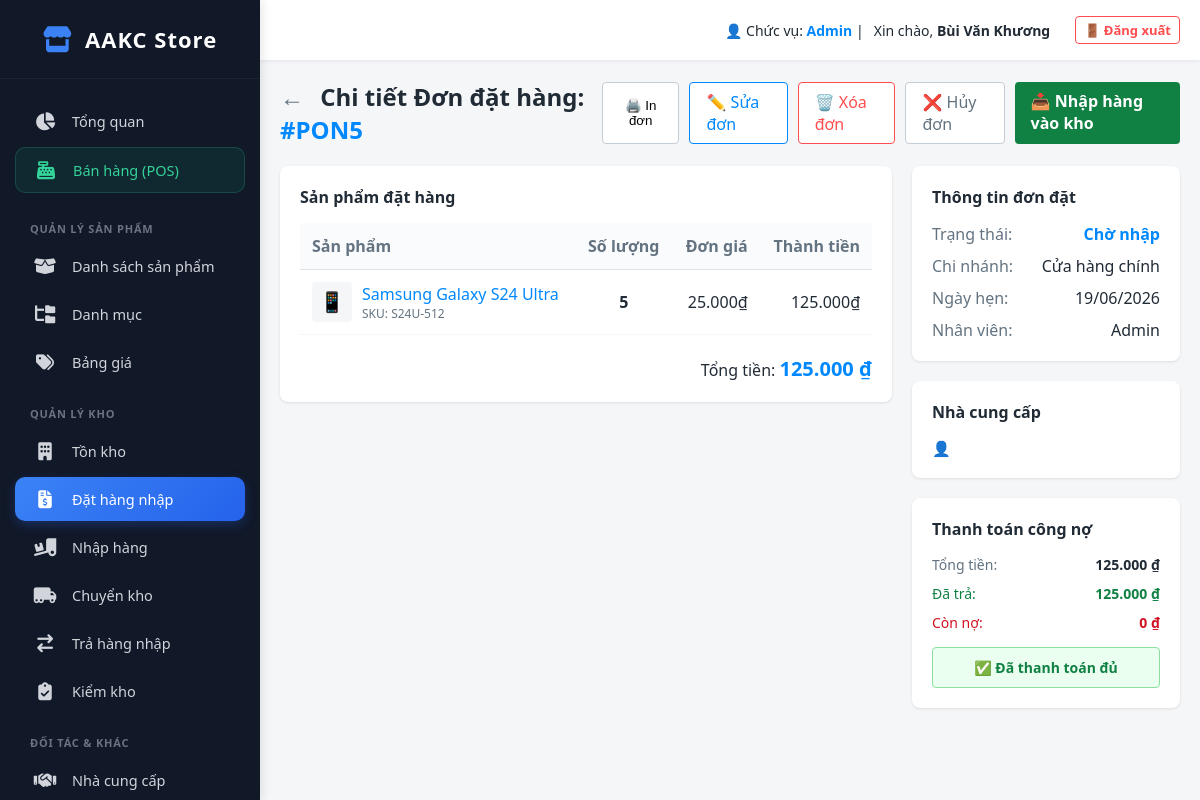
Before: /index.php?action=view_purchase&id=5 (signed in) with the older database file.
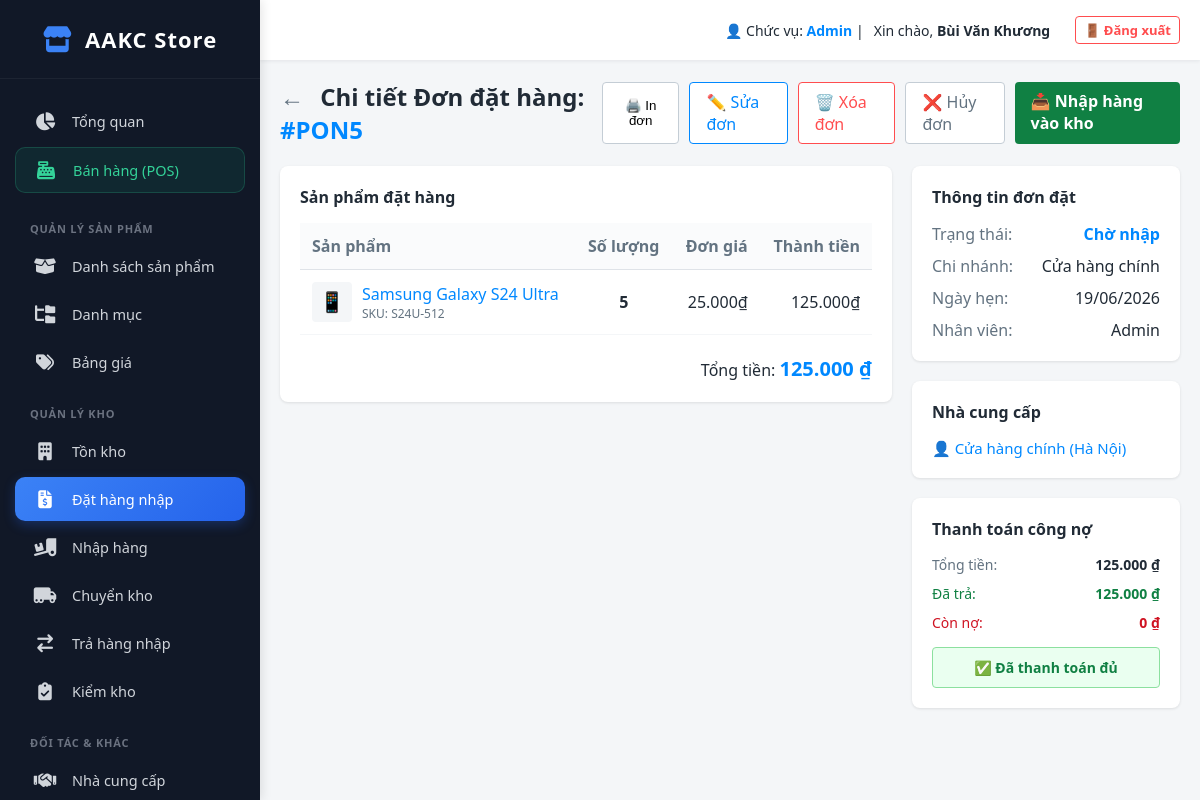
After: the same page with the newer database file.
### tables this page shows
CREATE TABLE `purchase_order_details` (
  `id` int(11) NOT NULL,
  `order_id` int(11) DEFAULT NULL,
  `product_id` int(11) DEFAULT NULL,
  `quantity` int(11) DEFAULT NULL,
  `unit_price` decimal(15,2) DEFAULT NULL
);

CREATE TABLE `products` (
  `id` int(11) NOT NULL,
  `parent_id` int(11) DEFAULT NULL,
  `product_type` varchar(20) DEFAULT 'Thường',
  `conversion_qty` int(11) DEFAULT 1,
  `product_name` varchar(255) NOT NULL,
  `brand` varchar(100) DEFAULT NULL,
  `base_price` decimal(15,2) DEFAULT NULL,
  `created_at` timestamp NOT NULL DEFAULT current_timestamp(),
  `sku` varchar(50) DEFAULT NULL,
  `barcode` varchar(50) DEFAULT NULL,
  `unit` varchar(20) DEFAULT NULL,
  `stock` int(11) DEFAULT 0,
  `available` int(11) DEFAULT 0,
  `trading` int(11) DEFAULT 0,
  `incoming` int(11) DEFAULT 0,
  `description` text DEFAULT NULL,
  `image` varchar(255) DEFAULT NULL,
  `compare_price` int(11) DEFAULT NULL,
  `cost_price` int(11) DEFAULT NULL,
  `apply_tax` tinyint(1) DEFAULT 0,
  `category` varchar(100) DEFAULT NULL,
  `tags` varchar(255) DEFAULT NULL,
  `dang_ve_kho` int(11) DEFAULT 0
);

CREATE TABLE `purchase_orders` (
  `id` int(11) NOT NULL,
  `supplier_name` varchar(255) DEFAULT NULL,
  `branch` varchar(255) DEFAULT NULL,
  `employee` varchar(255) DEFAULT NULL,
  `expected_date` date DEFAULT NULL,
  `reference` varchar(255) DEFAULT NULL,
  `status` varchar(50) DEFAULT NULL,
  `total_amount` decimal(15,2) DEFAULT NULL,
  `created_at` datetime DEFAULT NULL,
  `paid_amount` decimal(15,2) DEFAULT 0.00,
  `payment_status` varchar(50) DEFAULT 'Chưa thanh toán'
);

### app/controllers/PurchaseOrderController.php (called while the page is built, shortened)
<?php
require_once __DIR__ . '/../models/PurchaseOrderModel.php';
class PurchaseOrderController
{
    public function detail()
    {
        $id = $_GET['id'] ?? 0;
        $db = (new Database())->getConnection();
        $poModel = new PurchaseOrderModel($db);
        $order = $poModel->getOrderById($id);
        $details = $poModel->getOrderDetails($id);
        require_once __DIR__ . '/../views/purchase_order/detail.php';
    }
}

### public/index.php (called while the page is built, shortened)
<?php
$app = new App();

### app/models/PurchaseOrderModel.php (called while the page is built, shortened)
<?php
class PurchaseOrderModel
{
    private $conn;
    public function __construct($db)
    {
        $this->conn = $db;
    }
    public function getOrderById($id)
    {
        $stmt = $this->conn->prepare("SELECT * FROM purchase_orders WHERE id = ?");
        $stmt->execute([$id]);
        return $stmt->fetch(PDO::FETCH_ASSOC);
    }
    public function getOrderDetails($order_id)
    {
        $stmt = $this->conn->prepare("
            SELECT d.*, p.product_name, p.sku, p.image
            FROM purchase_order_details d
            JOIN products p ON d.product_id = p.id
            WHERE d.order_id = ?
        ");
        $stmt->execute([$order_id]);
        return $stmt->fetchAll(PDO::FETCH_ASSOC);
    }
}

### app/views/purchase_order/detail.php (the view, shortened to what the changed rows need)
<?php require_once __DIR__ . '/../layout/header.php'; ?>
<div style="display: flex; justify-content: space-between; align-items: center; margin-bottom: 20px;">
    <h2>
        <a href="index.php?action=purchase_list" style="text-decoration:none; color:#637381; margin-right: 10px;">←</a>
        Chi tiết Đơn đặt hàng: <span style="color: #0088ff;">#PON<?php echo $order['id']; ?></span>
    </h2>
    <div style="display: flex; gap: 10px;">
        <button style="background: #fff; border: 1px solid #c4cdd5; padding: 8px 16px; border-radius: 4px; cursor: pointer;">🖨️ In đơn</button>
        <?php if (in_array($order['status'], ['Đơn nháp', 'Chờ nhập'])): ?>
            <a href="index.php?action=edit_purchase&id=<?php echo $order['id']; ?>" style="background: #fff; border: 1px solid #0088ff; color: #0088ff; padding: 8px 16px; border-radius: 4px; text-decoration: none; font-weight: 500;">✏️ Sửa đơn</a>
            <a href="index.php?action=delete_purchase&id=<?php echo $order['id']; ?>" onclick="return confirm('Bạn có chắc chắn muốn XÓA hẳn đơn đặt hàng này? Số lượng Đang về kho sẽ được hoàn trả lại.');" style="background: #fff; border: 1px solid #ff4d4f; color: #ff4d4f; padding: 8px 16px; border-radius: 4px; text-decoration: none; font-weight: 500;">🗑️ Xóa đơn</a>
            <a href="index.php?action=cancel_purchase&id=<?php echo $order['id']; ?>" onclick="return confirm('Bạn có chắc chắn muốn HỦY đơn đặt hàng này?');" style="background: #fff; border: 1px solid #c4cdd5; color: #637381; padding: 8px 16px; border-radius: 4px; text-decoration: none; font-weight: 500;">❌ Hủy đơn</a>
        <?php endif; ?>
        <?php if ($order['status'] == 'Chờ nhập'): ?>
            <a href="index.php?action=receive_purchase&id=<?php echo $order['id']; ?>" style="background: #108043; color: white; padding: 8px 16px; border-radius: 4px; text-decoration: none; font-weight: bold;">📥 Nhập hàng vào kho</a>
        <?php endif; ?>
    </div>
</div>
<div style="display: flex; gap: 20px; align-items: flex-start;">
    <div style="flex: 0 0 68%; background: #fff; border-radius: 8px; box-shadow: 0 1px 3px rgba(0,0,0,0.1); padding: 20px;">
        <h3 style="font-size: 16px; font-weight: bold; margin-bottom: 15px; color: #212b36;">Sản phẩm đặt hàng</h3>
        <table style="width: 100%; border-collapse: collapse;">
            <thead>
                <tr style="background: #fafbfc; border-bottom: 1px solid #dfe3e8;">
                    <th style="padding: 12px; text-align: left; color: #637381;">Sản phẩm</th>
                    <th style="padding: 12px; text-align: center; color: #637381;">Số lượng</th>
                    <th style="padding: 12px; text-align: right; color: #637381;">Đơn giá</th>
                    <th style="padding: 12px; text-align: right; color: #637381;">Thành tiền</th>
                </tr>
            </thead>
            <tbody>
                <?php foreach ($details as $item): ?>
                    <tr style="border-bottom: 1px solid #f4f6f8;">
                        <td style="padding: 12px;">
                            <div style="display: flex; align-items: center; gap: 10px;">
                                <?php if (!empty($item['image'])): ?>
                                    <img src="<?php echo $item['image']; ?>" style="width: 40px; height: 40px; border-radius: 4px; object-fit: cover;">
                                <?php else: ?>
                                    <div style="width:40px; height:40px; background:#f4f6f8; border-radius:4px; text-align:center; line-height:40px; font-size:20px;">📱</div>
                                <?php endif; ?>
                                <div>
                                    <div style="color: #0088ff; font-weight: 500;"><?php echo htmlspecialchars($item['product_name']); ?></div>
                                    <div style="color: #637381; font-size: 12px;">SKU: <?php echo htmlspecialchars($item['sku'] ?? '---'); ?></div>
                                </div>
                            </div>
                        </td>
                        <td style="padding: 12px; text-align: center; font-weight: bold;"><?php echo $item['quantity']; ?></td>
                        <td style="padding: 12px; text-align: right;"><?php echo number_format($item['unit_price'], 0, ',', '.'); ?>₫</td>
                        <td style="padding: 12px; text-align: right; font-weight: 500; color: #212b36;"><?php echo number_format($item['quantity'] * $item['unit_price'], 0, ',', '.'); ?>₫</td>
                    </tr>
                <?php endforeach; ?>
            </tbody>
        </table>
        <div style="text-align: right; margin-top: 20px; font-size: 16px;">
            Tổng tiền: <strong style="color: #0088ff; font-size: 20px;"><?php echo number_format($order['total_amount'], 0, ',', '.'); ?> ₫</strong>
        </div>
    </div>
    <div style="flex: 0 0 calc(32% - 20px); display: flex; flex-direction: column; gap: 20px;">
        <div style="background: #fff; border-radius: 8px; box-shadow: 0 1px 3px rgba(0,0,0,0.1); padding: 20px;">
            <h3 style="font-size: 16px; font-weight: bold; margin-bottom: 15px;">Thông tin đơn đặt</h3>
            <div style="margin-bottom: 10px; display: flex; justify-content: space-between;">
                <span style="color: #637381;">Trạng thái:</span>
                <span style="font-weight: bold; color: <?php echo ($order['status'] == 'Đã hủy') ? '#cf1322' : (($order['status'] == 'Nhập toàn bộ') ? '#108043' : '#0088ff'); ?>;"><?php echo $order['status']; ?></span>
            </div>
            <div style="margin-bottom: 10px; display: flex; justify-content: space-between;">
                <span style="color: #637381;">Chi nhánh:</span>
                <span style="font-weight: 500;"><?php echo htmlspecialchars($order['branch']); ?></span>
            </div>
            <div style="margin-bottom: 10px; display: flex; justify-content: space-between;">
                <span style="color: #637381;">Ngày hẹn:</span>
                <span style="font-weight: 500;"><?php echo date('d/m/Y', strtotime($order['expected_date'])); ?></span>
            </div>
            <div style="display: flex; justify-content: space-between;">
                <span style="color: #637381;">Nhân viên:</span>
                <span style="font-weight: 500;"><?php echo htmlspecialchars($order['employee']); ?></span>
            </div>
        </div>
        <div style="background: #fff; border-radius: 8px; box-shadow: 0 1px 3px rgba(0,0,0,0.1); padding: 20px;">
            <h3 style="font-size: 16px; font-weight: bold; margin-bottom: 15px;">Nhà cung cấp</h3>
            <div style="color: #0088ff; font-weight: 500; font-size: 15px;">
                👤 <?php echo htmlspecialchars($order['supplier_name']); ?>
            </div>
        </div>
        <div style="background: #fff; border-radius: 8px; box-shadow: 0 1px 3px rgba(0,0,0,0.1); padding: 20px;">
            <h3 style="font-size: 16px; font-weight: bold; margin-bottom: 15px;">Thanh toán công nợ</h3>
            <div style="display: flex; justify-content: space-between; margin-bottom: 10px; font-size: 14px;">
                <span style="color: #637381;">Tổng tiền:</span>
                <strong style="color: #212b36;"><?php echo number_format($order['total_amount'], 0, ',', '.'); ?> ₫</strong>
            </div>
            <div style="display: flex; justify-content: space-between; margin-bottom: 10px; font-size: 14px; color: #108043;">
                <span>Đã trả:</span>
                <strong><?php echo number_format($order['paid_amount'] ?? 0, 0, ',', '.'); ?> ₫</strong>
            </div>
            <div style="display: flex; justify-content: space-between; margin-bottom: 15px; font-size: 14px; color: #cf1322;">
                <span>Còn nợ:</span>
                <strong><?php echo number_format($order['total_amount'] - ($order['paid_amount'] ?? 0), 0, ',', '.'); ?> ₫</strong>
            </div>
            <?php if ($order['total_amount'] > ($order['paid_amount'] ?? 0)): ?>
                <hr style="border: none; border-top: 1px solid #dfe3e8; margin-bottom: 15px;">
                <form action="index.php?action=pay_purchase" method="POST">
                    <input type="hidden" name="order_id" value="<?php echo $order['id']; ?>">
                    <div style="margin-bottom: 10px;">
                        <label style="display: block; font-size: 13px; color: #637381; margin-bottom: 5px;">Số tiền thanh toán đợt này</label>
                        <input type="number" name="amount" max="<?php echo $order['total_amount'] - ($order['paid_amount'] ?? 0); ?>" value="<?php echo $order['total_amount'] - ($order['paid_amount'] ?? 0); ?>" style="width: 100%; padding: 8px 12px; border: 1px solid #c4cdd5; border-radius: 4px; box-sizing: border-box; font-weight: bold; color: #0088ff;">
                    </div>
                    <button type="submit" style="width: 100%; padding: 10px; background: #0088ff; color: white; border: none; border-radius: 4px; font-weight: bold; cursor: pointer; font-size: 14px;">
                        Xác nhận thanh toán
                    </button>
                </form>
            <?php else: ?>
                <div style="text-align: center; padding: 10px; background: #eafff0; color: #108043; border-radius: 4px; font-weight: bold; font-size: 14px; border: 1px solid #8ce09f;">
                    ✅ Đã thanh toán đủ
                </div>
            <?php endif; ?>
        </div>
    </div>
</div>
<?php require_once __DIR__ . '/../layout/footer.php'; ?>

Changed rows visible on the page:
changed purchase_orders "Chờ nhập": supplier_name (not shown) → "Cửa hàng chính (Hà Nội)"
